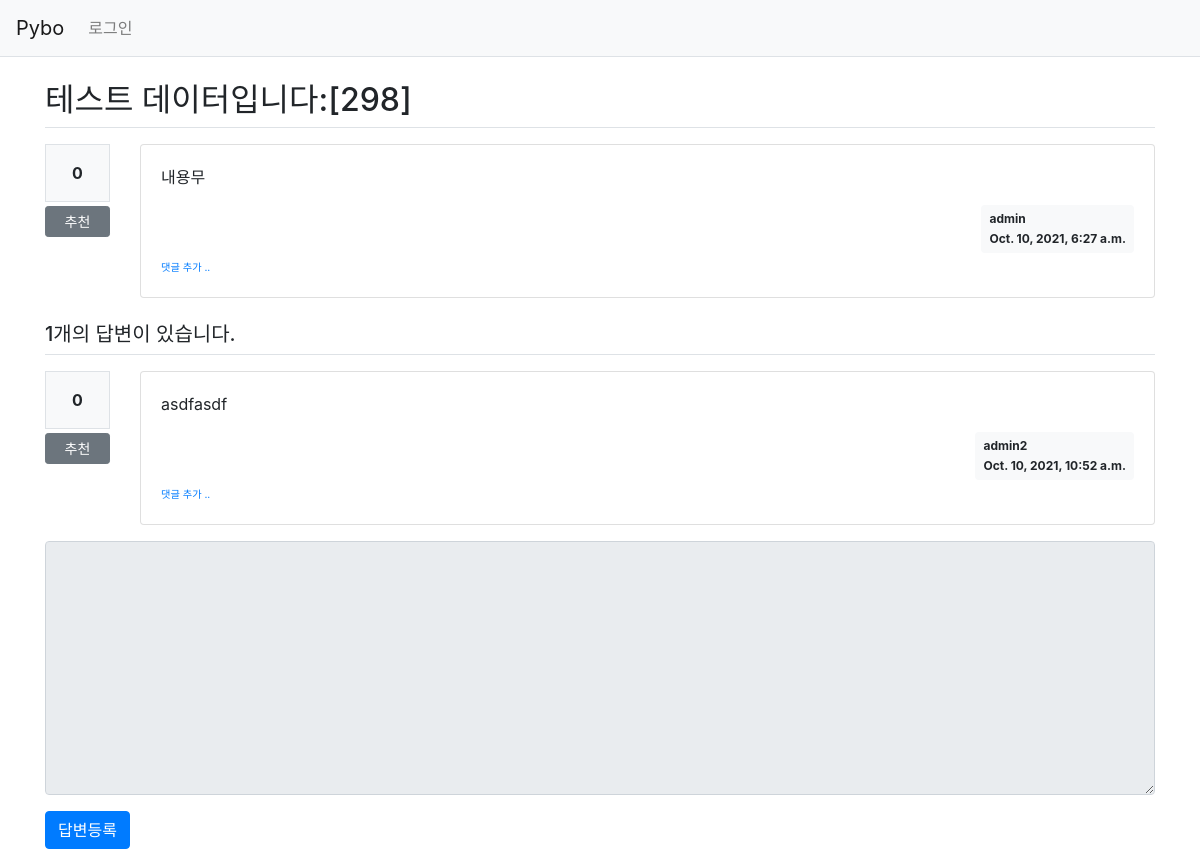
Before: /pybo/304/ with the older database file.
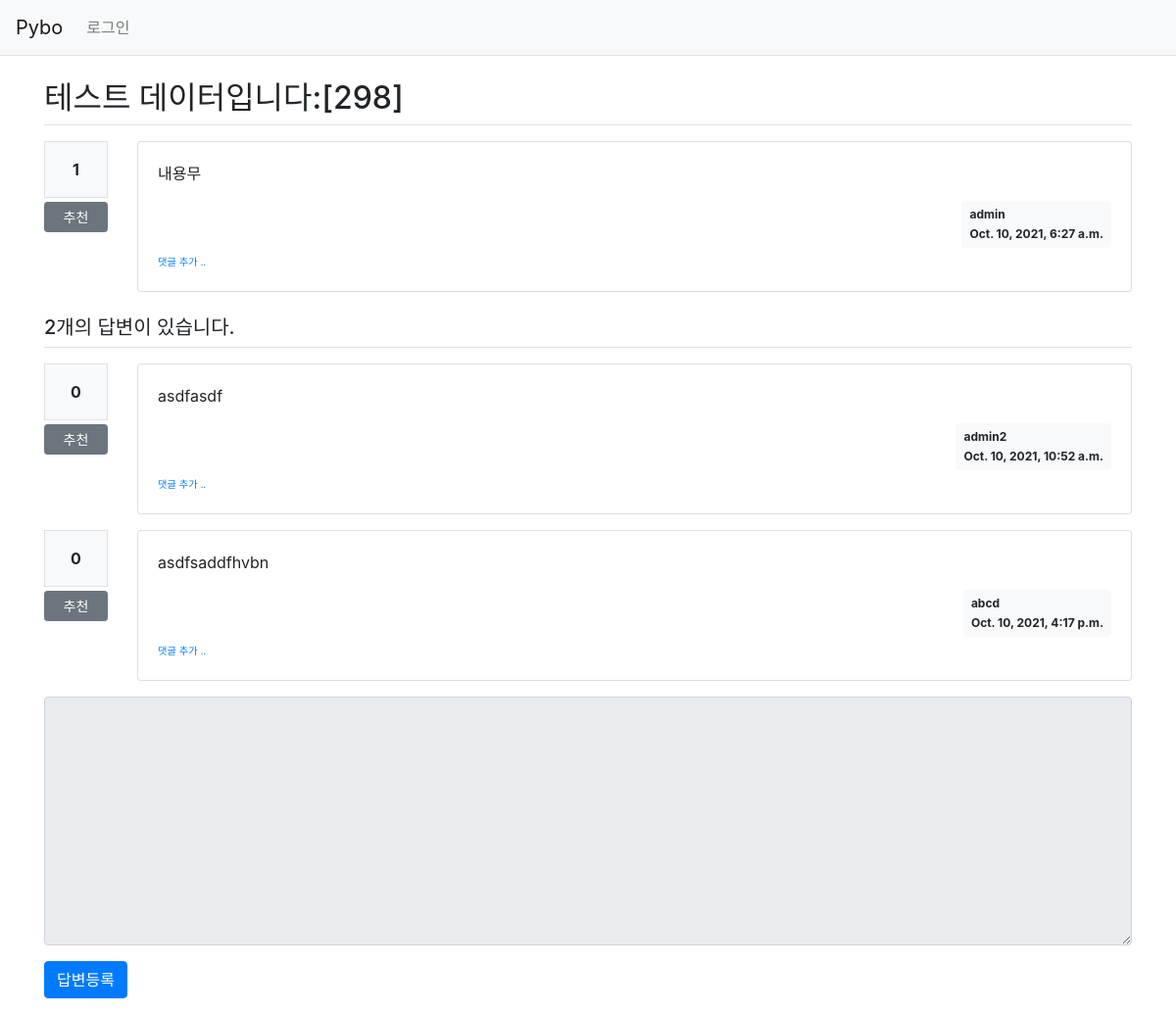
After: the same page with the newer database file.
### pybo/models.py (models this page shows, shortened)
class Question(models.Model):
    author = models.ForeignKey(User, on_delete=models.CASCADE, related_name='author_question')
    subject = models.CharField(max_length=200)
    content = models.TextField()
    modify_date = models.DateTimeField(null=True, blank=True)
    create_date = models.DateTimeField()
    voter = models.ManyToManyField(User, related_name='voter_question')  # 추천인 추가

class Answer(models.Model):
    author = models.ForeignKey(User, on_delete=models.CASCADE, related_name='author_answer')
    question = models.ForeignKey(Question, on_delete=models.CASCADE)
    content = models.TextField()
    modify_date = models.DateTimeField(null=True, blank=True)
    create_date = models.DateTimeField()
    voter = models.ManyToManyField(User, related_name='voter_answer')

### pybo/views/base_views.py (the view)
def detail(request, question_id):
    question = get_object_or_404(Question, pk=question_id)
    context = {'question': question}
    return render(request, 'pybo/question_detail.html', context)

### pybo/templatetags/pybo_filter.py (called while the page is built)
@register.filter()
def mark(value):
    extensions = ["nl2br", "fenced_code"]
    return mark_safe(markdown.markdown(value, extensions=extensions))

### templates/pybo/question_detail.html (shortened to what this page needs)
{% extends 'base.html' %}
{% load pybo_filter %}
{% load pybo_filter %}
{% block content %}
<div class="container my-3">
    <h2 class="border-bottom py-2">{{ question.subject }}</h2>
    <div class="row my-3">
        <div class="col-1">
            <div class="bg-light text-center p-3 border font-weight-bolder mb-1">{{question.voter.count}}</div>
            <a href="#" data-uri="{% url 'pybo:vote_question' question.id  %}"
               class="recommend btn btn-sm btn-secondary btn-block my-1">추천</a>
        </div>
        <div class="col-11">
            <div class="card">
                <div class="card-body">
                    <div class="card-text">{{ question.content|mark }}</div>
                    <div class="d-flex justify-content-end">
                        <div class="badge badge-light p-2 text-left">
                            <div class="mb-2">{{ question.author.username }}</div>
                            <div>{{ question.create_date }}</div>
                        </div>
                    </div>
                    <div>
                        <a href="{% url 'pybo:comment_create_question' question.id  %}"
                        class="small"><small>댓글 추가 ..</small></a>
                    </div>
                </div>
            </div>
        </div>
    </div>
    <h5 class="border-bottom my-3 py-2">{{question.answer_set.count}}개의 답변이 있습니다.</h5>
    {% for answer in question.answer_set.all %}
    <div class="row my-3">
        <div class="col-1">
            <div class="bg-light text-center p-3 border font-weight-bolder mb-1">{{answer.voter.count}}</div>
            <a href="#" data-uri="{% url 'pybo:vote_answer' answer.id  %}"
                class="recommend btn btn-sm btn-secondary btn-block my-1">추천</a>
        </div>
        <div class="col-11">
            <div class="card">
                <div class="card-body">
                    <div class="card-text">{{ answer.content|mark }}</div>
                    <div class="d-flex justify-content-end">
                        <div class="badge badge-light p-2 text-left">
                            <div class="mb-2">{{ answer.author.username }}</div>
                            <div>{{ answer.create_date }}</div>
                        </div>
                    </div>
                    <div>
                        <a href="{% url 'pybo:comment_create_answer' answer.id  %}"
                        class="small"><small>댓글 추가 ..</small></a>
                    </div>
                </div>
            </div>
        </div>
    </div>
    {% endfor %}
    <form action="{% url 'pybo:answer_create' question.id %}" method="post" class="my-3">
        <div class="form-group">
            <textarea {% if not user.is_authenticated %}disabled{% endif %}
              name="content" id="content" class="form-control" rows="10"></textarea>
        </div>
        <input type="submit" value="답변등록" class="btn btn-primary">
    </form>
</div>
{% endblock %}

Changed rows visible on the page:
computed for Question "테스트 데이터입니다:[298]": voter.count "0" → "1"; answer_set.count "1" → "2"
added Answer: voter.count "0", content|mark "asdfsaddfhvbn", author.username "abcd", create_date "Oct. 10, 2021, 4:17 p.m."
